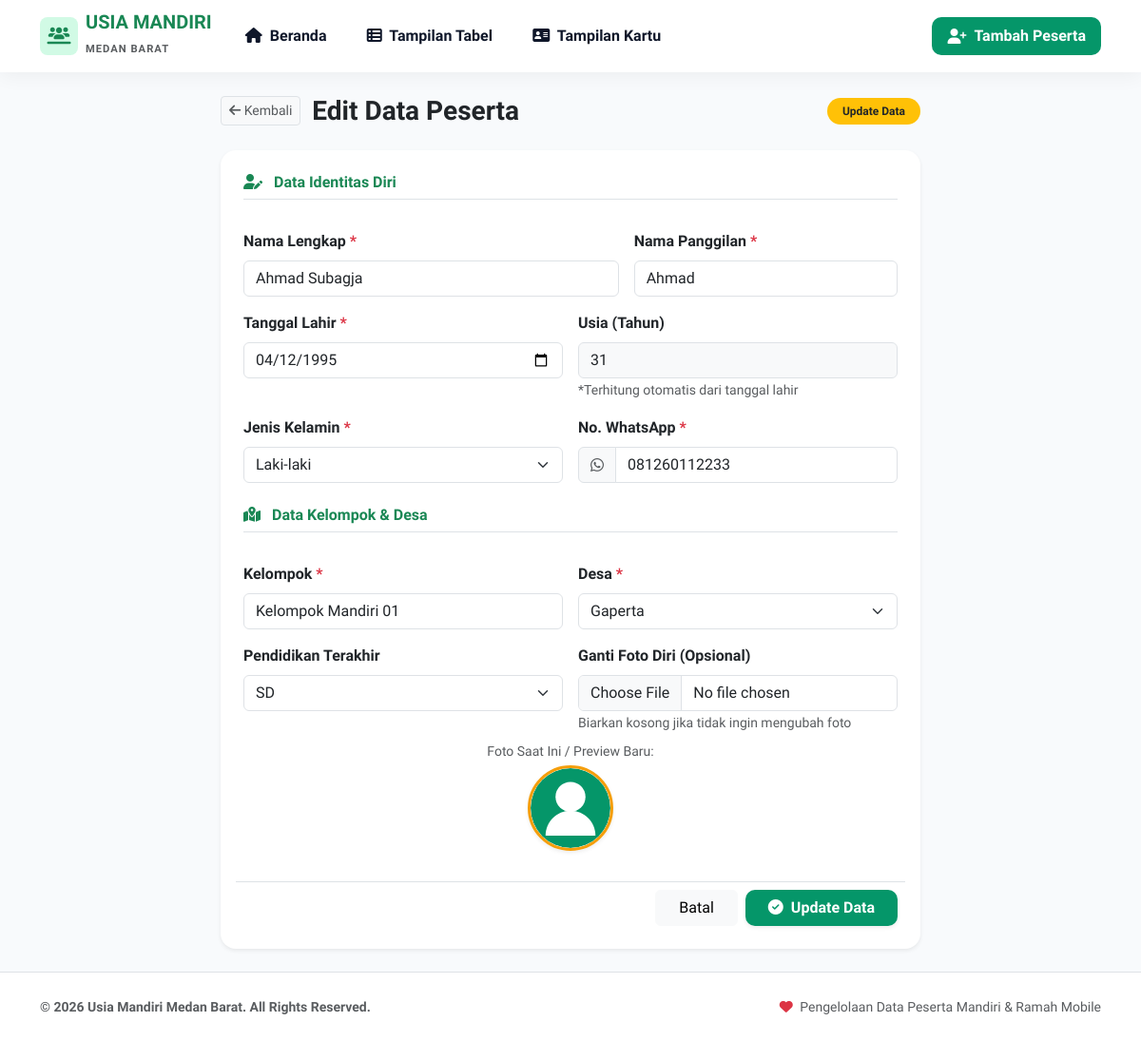
Screenshot of /form_edit.php?id=1 with the database file from the repository.
### tables this page shows
CREATE TABLE `tb_peserta` (
  `id` INT(11) NOT NULL AUTO_INCREMENT,
  `nama_lengkap` VARCHAR(100) NOT NULL,
  `nama_panggilan` VARCHAR(50) NOT NULL,
  `tanggal_lahir` DATE NOT NULL,
  `usia` INT(3) NOT NULL,
  `no_wa` VARCHAR(20) NOT NULL,
  `kelompok` VARCHAR(50) NOT NULL,
  `desa` VARCHAR(50) NOT NULL,
  `jenis_kelamin` ENUM('Laki-laki','Perempuan') NOT NULL,
  `pendidikan_terakhir` VARCHAR(50) DEFAULT 'SMA/K',
  `foto` VARCHAR(255) DEFAULT 'default-avatar.png',
  `created_at` TIMESTAMP DEFAULT CURRENT_TIMESTAMP,
  PRIMARY KEY (`id`)
);

### form_edit.php (the view, shortened to what this page needs)
<?php
require_once __DIR__ . '/includes/header.php';
require_once __DIR__ . '/includes/navbar.php';
$id = isset($_GET['id']) ? (int)$_GET['id'] : 0;
$peserta = null;
if (isset($pdo) && $id > 0) {
    try {
        $stmt = $pdo->prepare("SELECT * FROM tb_peserta WHERE id = :id");
        $stmt->execute([':id' => $id]);
        $peserta = $stmt->fetch();
    } catch (PDOException $e) {
        $db_error = $e->getMessage();
    }
}
$foto_path = (!empty($peserta['foto']) && file_exists(__DIR__ . '/uploads/peserta/' . $peserta['foto']))
    ? 'uploads/peserta/' . $peserta['foto']
    : 'assets/images/default-avatar.svg';
?>
<div class="container my-4">
    <div class="row justify-content-center">
        <div class="col-lg-8">
            <div class="d-flex align-items-center justify-content-between mb-4">
                <div>
                    <a href="javascript:history.back()" class="btn btn-sm btn-light border me-2 text-muted">
                        <i class="fas fa-arrow-left"></i> Kembali
                    </a>
                    <h3 class="fw-bold text-dark d-inline align-middle">Edit Data Peserta</h3>
                </div>
                <span class="badge bg-warning text-dark px-3 py-2 rounded-pill fw-bold">Update Data</span>
            </div>
            <div class="card border-0 shadow-sm rounded-4">
                <div class="card-body p-4">
                    <form action="proses_edit.php" method="POST" enctype="multipart/form-data">
                        <div class="row g-3">
                            <div class="col-12">
                                <h6 class="fw-bold text-success border-bottom pb-2 mb-3">
                                    <i class="fas fa-user-edit me-2"></i> Data Identitas Diri
                                </h6>
                            </div>
                            <div class="col-md-7">
                                <label class="form-label fw-semibold text-dark">Nama Lengkap <span class="text-danger">*</span></label>
                                <input type="text" name="nama_lengkap" class="form-control" value="<?= htmlspecialchars($peserta['nama_lengkap']) ?>" required>
                            </div>
                            <div class="col-md-5">
                                <label class="form-label fw-semibold text-dark">Nama Panggilan <span class="text-danger">*</span></label>
                                <input type="text" name="nama_panggilan" class="form-control" value="<?= htmlspecialchars($peserta['nama_panggilan']) ?>" required>
                            </div>
                            <div class="col-md-6">
                                <label class="form-label fw-semibold text-dark">Tanggal Lahir <span class="text-danger">*</span></label>
                                <input type="date" name="tanggal_lahir" id="input_tanggal_lahir" class="form-control" value="<?= htmlspecialchars($peserta['tanggal_lahir']) ?>" required>
                            </div>
                            <div class="col-md-6">
                                <label class="form-label fw-semibold text-dark">Usia (Tahun)</label>
                                <input type="number" name="usia" id="input_usia" class="form-control bg-light" value="<?= (int)$peserta['usia'] ?>" readonly>
                                <small class="text-muted fs-8">*Terhitung otomatis dari tanggal lahir</small>
                            </div>
                            <div class="col-md-6">
                                <label class="form-label fw-semibold text-dark">Jenis Kelamin <span class="text-danger">*</span></label>
                                <select name="jenis_kelamin" class="form-select" required>
                                    <option value="Laki-laki" <?= $peserta['jenis_kelamin'] === 'Laki-laki' ? 'selected' : '' ?>>Laki-laki</option>
                                </select>
                            </div>
                            <div class="col-md-6">
                                <label class="form-label fw-semibold text-dark">No. WhatsApp <span class="text-danger">*</span></label>
                                <div class="input-group">
                                    <span class="input-group-text bg-light text-muted"><i class="fab fa-whatsapp"></i></span>
                                    <input type="text" name="no_wa" class="form-control" value="<?= htmlspecialchars($peserta['no_wa']) ?>" required>
                                </div>
                            </div>
                            <div class="col-12 mt-4">
                                <h6 class="fw-bold text-success border-bottom pb-2 mb-3">
                                    <i class="fas fa-map-location-dot me-2"></i> Data Kelompok & Desa
                                </h6>
                            </div>
                            <div class="col-md-6">
                                <label class="form-label fw-semibold text-dark">Kelompok <span class="text-danger">*</span></label>
                                <input type="text" name="kelompok" class="form-control" value="<?= htmlspecialchars($peserta['kelompok']) ?>" required>
                            </div>
                            <div class="col-md-6">
                                <label class="form-label fw-semibold text-dark">Desa <span class="text-danger">*</span></label>
                                <select name="desa" class="form-select" required>
                                    <?php
                                    $kelurahan_list = [
                                        'Gaperta', 'Medan Baru', 'Kampung Baru',
                                        'Sunggal', 'Binjai Barat', 'Binjai Utara', 'Glugur', 'Medan Deli'
                                    ];
                                    foreach ($kelurahan_list as $kel):
                                    ?>
                                        <option value="<?= $kel ?>" <?= $peserta['desa'] === $kel ? 'selected' : '' ?>><?= $kel ?></option>
                                    <?php endforeach; ?>
                                </select>
                            </div>
                            <div class="col-md-6">
                                <label class="form-label fw-semibold text-dark">Pendidikan Terakhir</label>
                                <select name="pendidikan_terakhir" class="form-select">
                                    <?php
                                    $pendidikan_list = ['SD', 'SMP', 'SMA/K', 'D3', 'S1', 'S2/S3'];
                                    foreach ($pendidikan_list as $pdk):
                                    ?>
                                        <option value="<?= $pdk ?>" <?= $peserta['pendidikan_terakhir'] === $pdk ? 'selected' : '' ?>><?= $pdk ?></option>
                                    <?php endforeach; ?>
                                </select>
                            </div>
                            <div class="col-md-6">
                                <label class="form-label fw-semibold text-dark">Ganti Foto Diri (Opsional)</label>
                                <input type="file" name="foto" id="input_foto" class="form-control" accept="image/png, image/jpeg, image/jpg, image/webp">
                                <small class="text-muted fs-8">Biarkan kosong jika tidak ingin mengubah foto</small>
                            </div>
                            <div class="col-12 text-center my-2">
                                <small class="text-muted d-block mb-1">Foto Saat Ini / Preview Baru:</small>
                                <img id="preview_foto" src="<?= $foto_path ?>" alt="Preview Foto" class="rounded-circle shadow-sm" style="width: 90px; height: 90px; object-fit: cover; border: 3px solid var(--accent-yellow);">
                            </div>
                            <div class="col-12 mt-4 pt-2 border-top d-flex justify-content-end gap-2">
                                <a href="index.php" class="btn btn-light px-4">Batal</a>
                                <button type="submit" name="btn_update" class="btn btn-primary-green px-4 shadow-sm">
                                    <i class="fas fa-check-circle me-1"></i> Update Data
                                </button>
                            </div>
                        </div>
                    </form>
                </div>
            </div>
        </div>
    </div>
</div>
<?php require_once __DIR__ . '/includes/footer.php'; ?>

### assets/css/style.css (style rules this page uses)
:root { --primary-green: #059669; --primary-green-hover: #047857; --light-green: #d1fae5; --accent-yellow: #f59e0b; --accent-yellow-light: #fef3c7; --accent-yellow-hover: #d97706; --dark-text: #0f172a; --muted-text: #64748b; --bg-body: #f8fafc; --card-bg: #ffffff; --card-shadow: 0 10px 25px -5px rgba(5, 150, 105, 0.08), 0 8px 10px -6px rgba(0, 0, 0, 0.04); --hover-shadow: 0 20px 25px -5px rgba(5, 150, 105, 0.15), 0 10px 10px -5px rgba(0, 0, 0, 0.04); --border-radius-xl: 1.25rem; --border-radius-lg: 1rem; }
body { font-family: 'Plus Jakarta Sans', -apple-system, BlinkMacSystemFont, "Segoe UI", Roboto, sans-serif; background-color: var(--bg-body); color: var(--dark-text); min-height: 100vh; display: flex; flex-direction: column; }
.btn-primary-green { background-color: var(--primary-green); color: #ffffff; font-weight: 700; border: none; border-radius: 10px; transition: all 0.2s ease; }

### rows the page displays
tb_peserta: nama_lengkap "Ahmad Subagja", nama_panggilan "Ahmad", tanggal_lahir "04/12/1995", usia "31", jenis_kelamin "Laki-laki", no_wa "081260112233", kelompok "Kelompok Mandiri 01"

### other values shown
form field desa "Gaperta"
form field pendidikan_terakhir "SD"
